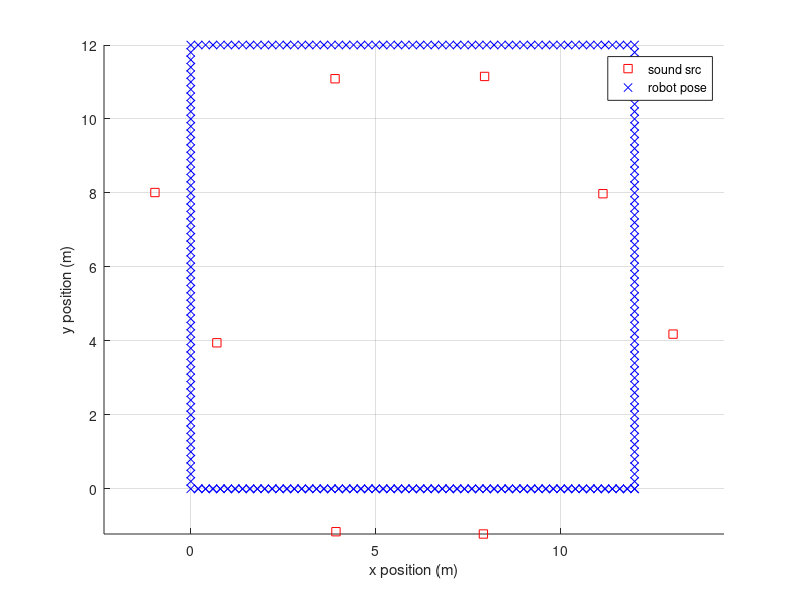
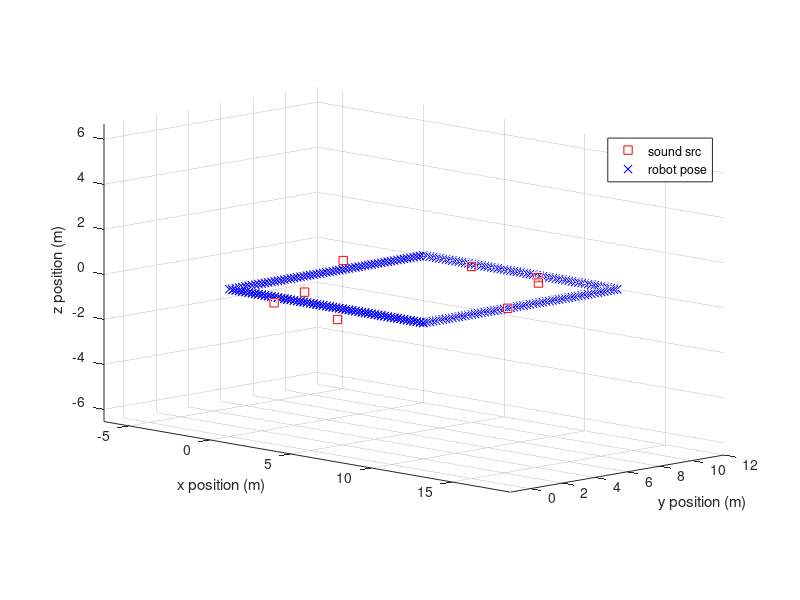

Write MATLAB code to recreate these figures, in order. (Note: this script raises an error after producing the figures.)
% This file create graph structure "g" for lsSLAM.m




%% refresh
clear all;
close all;

%% Parameters

% add path for including some tool functions
addpath('tools');

% rect trajectory length per x,y
traj_len_x = 12;
traj_len_y = 12;

% distance from sound source to mic array trajectory
ss_dist_from_traj = 1;

% distance between each sound source
ss_dist = 4;

% number of sound sources
ss_num_x = (traj_len_x/ss_dist-1);
ss_num_y = (traj_len_y/ss_dist-1);
ss_num = 2*(ss_num_x + ss_num_y);

% sound source position noise in x/y direction
ss_pos_noise_std_xy = 0.1;

% sound source position noise in z direction
ss_pos_noise_std_z = 0.5;

% sound source DOA estimation noise 
ss_doa_std_azi = 10*(pi/180);
ss_doa_std_ele = 10*(pi/180);
ss_doa_std_azi_conservative_factor = 2;
ss_doa_std_ele_conservative_factor = 2;

% dist between each robot pose
robot_pose_dist = 0.2;

% num of robot pose
robot_pose_num_x = traj_len_x/robot_pose_dist;
robot_pose_num_y = traj_len_y/robot_pose_dist;
robot_pose_num = (robot_pose_num_x+robot_pose_num_y)*2 + robot_pose_num_x;

% max dist that doa algorithm can detect
doa_dist_max = 3;
% doa distance for initialization of sound source.
ss_pos_ini_doa_dist = 1.5;

% odometry noises
% odom_u_theta/ also yaw/pitch/roll
odom_u_theta_std = 0.001*(pi/180); %0.001 deg
odom_u_theta_std_conservative_factor = 2; 
% odom_u_dist_std
odom_u_dist_std = 0.001; % 1mm
odom_u_dist_std_conservative_factor = 2; 

% fig numbers

fig_2d_gt_num = 1;% 2D gt
fig_2d_ob_num = 3;% 2D ob
fig_3d_gt_num = 2;% 3D gt
fig_3d_ob_num = 4;% 3D ob

%% sound source ground truth

% ground truth of sound source positions
ss_pos = zeros(ss_num,3);

% x,y,z pos of 1st side of rect
ss_pos(1:ss_num_x,1) = (ss_dist:ss_dist:ss_num_x*ss_dist)'+...
    randn(ss_num_x,1)*ss_pos_noise_std_xy;
ss_pos(1:ss_num_x,2) = zeros(ss_num_x,1)+randn(ss_num_x,1)*...
    ss_pos_noise_std_xy + ss_dist_from_traj*sign(rand(ss_num_x,1)-0.5);
ss_pos(1:ss_num_x,3) = zeros(ss_num_x,1)+randn(ss_num_x,1)*...
    ss_pos_noise_std_z;

% x,y,z pos of 2nd side of rect
ss_pos(ss_num_x+1:ss_num_x+ss_num_y,1) = ones(ss_num_y,1)*traj_len_x+...
    randn(ss_num_y,1)*ss_pos_noise_std_xy + ss_dist_from_traj*sign(rand(...
    ss_num_y,1)-0.5);
ss_pos(ss_num_x+1:ss_num_x+ss_num_y,2) = (ss_dist:ss_dist:ss_num_y*...
    ss_dist)'+randn(ss_num_y,1)*ss_pos_noise_std_xy;
ss_pos(ss_num_x+1:ss_num_x+ss_num_y,3) = zeros(ss_num_y,1)+randn(...
    ss_num_y,1)*ss_pos_noise_std_z;

% x,y,z pos of 3rd side of rect
ss_pos(ss_num_x+ss_num_y+1:ss_num_x+ss_num_y+ss_num_x,1) = (ss_dist:...
    ss_dist:ss_num_x*ss_dist)'+randn(ss_num_x,1)*ss_pos_noise_std_xy;
ss_pos(ss_num_x+ss_num_y+1:ss_num_x+ss_num_y+ss_num_x,2) = ones(...
    ss_num_x,1)*traj_len_y+randn(ss_num_x,1)*ss_pos_noise_std_xy + ...
    ss_dist_from_traj*sign(rand(ss_num_x,1)-0.5);
ss_pos(ss_num_x+ss_num_y+1:ss_num_x+ss_num_y+ss_num_x,3) = zeros(...
    ss_num_x,1)+randn(ss_num_x,1)*ss_pos_noise_std_z;

% x,y,z pos of 4th side of rect
ss_pos(2*ss_num_x+ss_num_y+1:2*ss_num_x+ss_num_y+ss_num_y,1) = zeros(...
    ss_num_y,1)+randn(ss_num_y,1)*ss_pos_noise_std_xy+ ss_dist_from_traj...
    *sign(rand(ss_num_y,1)-0.5);
ss_pos(2*ss_num_x+ss_num_y+1:2*ss_num_x+ss_num_y+ss_num_y,2) = (ss_dist...
    :ss_dist:ss_num_y*ss_dist)'+randn(ss_num_y,1)*ss_pos_noise_std_xy;
ss_pos(2*ss_num_x+ss_num_y+1:2*ss_num_x+ss_num_y+ss_num_y,3) = zeros(...
    ss_num_y,1)+randn(ss_num_y,1)*ss_pos_noise_std_z;

% plot for debugging
%figure,
%plot(mic_pos(:,1),mic_pos(:,2),'LineStyle','none','Marker','s');

%% construction of robot odometry (ground truth)

% ini of robot poses (x,y,z,yaw,pitch,roll)
robot_pose = zeros(robot_pose_num,6);

% x,y,z pos of 1st side of rect
robot_pose(1:robot_pose_num_x,1) = (robot_pose_dist:robot_pose_dist:robot_pose_num_x*robot_pose_dist)';
robot_pose(1:robot_pose_num_x,2) = zeros(robot_pose_num_x,1);
robot_pose(1:robot_pose_num_x,3) = zeros(robot_pose_num_x,1);
robot_pose(1:robot_pose_num_x,4) = zeros(robot_pose_num_x,1);

% x,y,z pos of 2nd side of rect
robot_pose(robot_pose_num_x+1:robot_pose_num_x+robot_pose_num_y,1) = ones(robot_pose_num_y,1)*traj_len_x;
robot_pose(robot_pose_num_x+1:robot_pose_num_x+robot_pose_num_y,2) = (robot_pose_dist:robot_pose_dist:robot_pose_num_y*robot_pose_dist)';
robot_pose(robot_pose_num_x+1:robot_pose_num_x+robot_pose_num_y,3) = zeros(robot_pose_num_y,1);
robot_pose(robot_pose_num_x+1:robot_pose_num_x+robot_pose_num_y,4) = ones(robot_pose_num_y,1)*(pi/2);

% x,y,z pos of 3rd side of rect
robot_pose(robot_pose_num_x+robot_pose_num_y+1:robot_pose_num_x+robot_pose_num_y+robot_pose_num_x,1) = ((robot_pose_num_x-1)*robot_pose_dist:-robot_pose_dist:0)';
robot_pose(robot_pose_num_x+robot_pose_num_y+1:robot_pose_num_x+robot_pose_num_y+robot_pose_num_x,2) = ones(robot_pose_num_x,1)*traj_len_y;
robot_pose(robot_pose_num_x+robot_pose_num_y+1:robot_pose_num_x+robot_pose_num_y+robot_pose_num_x,3) = zeros(robot_pose_num_x,1);
robot_pose(robot_pose_num_x+robot_pose_num_y+1:robot_pose_num_x+robot_pose_num_y+robot_pose_num_x,4) = ones(robot_pose_num_x,1)*(pi);

% x,y,z pos of 4th side of rect
robot_pose(2*robot_pose_num_x+robot_pose_num_y+1:2*robot_pose_num_x+robot_pose_num_y+robot_pose_num_y,1) = zeros(robot_pose_num_y,1);
robot_pose(2*robot_pose_num_x+robot_pose_num_y+1:2*robot_pose_num_x+robot_pose_num_y+robot_pose_num_y,2) = ((robot_pose_num_y-1)*robot_pose_dist:-robot_pose_dist:0)';
robot_pose(2*robot_pose_num_x+robot_pose_num_y+1:2*robot_pose_num_x+robot_pose_num_y+robot_pose_num_y,3) = zeros(robot_pose_num_y,1);
robot_pose(2*robot_pose_num_x+robot_pose_num_y+1:2*robot_pose_num_x+robot_pose_num_y+robot_pose_num_y,4) = ones(robot_pose_num_y,1)*(-pi/2);

% x,y,z pos of 5th side of rect
robot_pose(2*robot_pose_num_x+2*robot_pose_num_y+1:2*robot_pose_num_x+2*robot_pose_num_y+robot_pose_num_x,1) = (robot_pose_dist:robot_pose_dist:robot_pose_num_x*robot_pose_dist)';
robot_pose(2*robot_pose_num_x+2*robot_pose_num_y+1:2*robot_pose_num_x+2*robot_pose_num_y+robot_pose_num_x,2) = zeros(robot_pose_num_x,1);
robot_pose(2*robot_pose_num_x+2*robot_pose_num_y+1:2*robot_pose_num_x+2*robot_pose_num_y+robot_pose_num_x,3) = zeros(robot_pose_num_y,1);
robot_pose(2*robot_pose_num_x+2*robot_pose_num_y+1:2*robot_pose_num_x+2*robot_pose_num_y+robot_pose_num_x,4) = zeros(robot_pose_num_y,1);

% plot the microphone and sound src ground truth
figure(fig_2d_gt_num);
hold on;
plot(ss_pos(:,1),ss_pos(:,2),'LineStyle','none','Marker','s',...
    'MarkerEdgeColor','r');
plot(robot_pose(:,1),robot_pose(:,2),'LineStyle','none','Marker','x',...
    'MarkerEdgeColor','b');
xlabel('x position (m)');ylabel('y position (m)');
legend('sound src','robot pose');
grid on;axis equal;
hold off;

fig_h = figure(fig_3d_gt_num);
set(fig_h, 'Position', [100, 100, 1000, 500]);
hold on;
plot3(ss_pos(:,1),ss_pos(:,2),ss_pos(:,3),'LineStyle','none','Marker','s',...
    'MarkerEdgeColor','r');
plot3(robot_pose(:,1),robot_pose(:,2),robot_pose(:,3),'LineStyle','none','Marker','x',...
    'MarkerEdgeColor','b');
xlabel('x position (m)');ylabel('y position (m)');zlabel('z position (m)');
legend('sound src','robot pose');
grid on;axis equal;view(45,10);
hold off;

%% compute the observation in azimuth and elevation angle.

% 2D case:
% project the robot pose from 3D to 2D case
robot_pose_2d = robot_pose(:,[1,2,4]);% x,y,yaw
% project the sound source position from 3D to 2D case
ss_pos_2d = ss_pos(:,[1,2]);

doa_gt_w_2d =[];% doa in world coord
doa_gt_l_2d =[];% doa in robot local coord
%doa_ob_w_2d =[];% observed (noisy) doa in world coord
doa_ob_l_2d =[];% observed (noisy) doa in local coord

for p = 1:size(robot_pose,1)
    for s = 1:size(ss_pos,1)
        if sqrt((robot_pose_2d(p,1)-ss_pos_2d(s,1))^2 + (robot_pose_2d(p,2)-ss_pos_2d(s,2))^2)<doa_dist_max
            azi_w_2d = atan2(ss_pos_2d(s,2)-robot_pose_2d(p,2),ss_pos_2d(s,1)-robot_pose_2d(p,1));
            
            azi_l_2d = wrapToPi(azi_w_2d-robot_pose_2d(p,3));
            
            azi_ob_l_2d = wrapToPi(azi_l_2d+randn*ss_doa_std_azi);
            
            % store the data
            doa_gt_w_2d = [doa_gt_w_2d; [azi_w_2d,p,s]];
            doa_gt_l_2d = [doa_gt_l_2d; [azi_l_2d,p,s]];
            doa_ob_l_2d = [doa_ob_l_2d; [azi_ob_l_2d,p,s]];
        end
    end
end




% 3D case:
% doa estimation ground truth
doa_gt_w =[];% doa in world coord
doa_gt_l =[];% doa in robot local coord
%doa_ob_w =[];% observed (noisy) doa in world coord
doa_ob_l =[];% observed (noisy) doa in local coord

for p = 1:size(robot_pose,1)
    for s = 1:size(ss_pos,1)
        if sqrt((robot_pose(p,1)-ss_pos(s,1))^2 + (robot_pose(p,2)-ss_pos(s,2))^2 + (robot_pose(p,3)-ss_pos(s,3))^2)<doa_dist_max
            
            % gt of DOA estimation azimuth angle in world coordinate
            azi_w = atan((ss_pos(s,2)-robot_pose(p,2))/(ss_pos(s,1)-robot_pose(p,1)));
            if (ss_pos(s,1)-robot_pose(p,1))<0
                azi_w = wrapToPi(azi_w+pi);
            end
            % observed DOA estimation azimuth angle in global coord
            % azi_ob_w = wrapToPi(azi_w+randn*ss_doa_std_azi);
            
            % azimuth gt in robot coordinate
            ss_pos_local_coord = global_point_in_local_coord_tans_ypr(ss_pos(s,:),robot_pose(p,:));
            % gt of DOA estimation azimuth angle in robot coordinate
            azi_l = atan(ss_pos_local_coord(2)/ss_pos_local_coord(1));
            if (ss_pos_local_coord(1))<0
                azi_l = wrapToPi(azi_l+pi);
            end
            % observed DOA estimation azimuth angle in local coord
            azi_ob_l = wrapToPi(azi_l+randn*ss_doa_std_azi);
            
            
            
            % gt of DOA estimation elevation angle in world coord
            ele_w = atan((ss_pos(s,3)-robot_pose(p,3))/sqrt((ss_pos(s,1)-robot_pose(p,1))^2+(ss_pos(s,2)-robot_pose(p,2))^2));
            % observed DOA estimation elevation angle in world coord
            %ele_ob_w = ele_w + randn*ss_doa_std_ele;
            %if ele_ob_w>(pi/2)
            %    ele_ob_w = pi/2;
            %elseif ele_ob_w<(-pi/2)
            %    ele_ob_w = -pi/2;
            %end
            
            % gt of DOA estimation elevation angle in local coord
            ele_l = atan(ss_pos_local_coord(3)/sqrt(ss_pos_local_coord(1)^2+ss_pos_local_coord(2)^2));
            % observed DOA estimation elevation angle in local coord
            ele_ob_l = ele_l + randn*ss_doa_std_ele;
            if ele_ob_l>(pi/2)
                ele_ob_l = pi/2;
            elseif ele_ob_l<(-pi/2)
                ele_ob_l = -pi/2;
            end
            
            % store the data
            doa_gt_w = [doa_gt_w; [azi_w,ele_w,p,s]];
            %doa_ob_w = [doa_ob_w; [azi_ob_w,ele_ob_w,p,s]];
            doa_gt_l = [doa_gt_l; [azi_l,ele_l,p,s]];
            doa_ob_l = [doa_ob_l; [azi_ob_l,ele_ob_l,p,s]];
        end
    end
end

% plot 2D gt of robot pose, landmark, and observation
figure(fig_2d_gt_num);
hold on;
for n=1:size(doa_gt_w_2d,1)
    plot([robot_pose_2d(doa_gt_w_2d(n,2),1),ss_pos_2d(doa_gt_w_2d(n,3),1)],[robot_pose_2d(doa_gt_w_2d(n,2),2),ss_pos_2d(doa_gt_w_2d(n,3),2)],'Color','m');
end
hold off;

% plot 3D gt of robot pose, landmark, and observation
figure(fig_3d_gt_num);
hold on;
for n=1:size(doa_gt_w,1)
    plot3([robot_pose(doa_gt_w(n,3),1),ss_pos(doa_gt_w(n,4),1)],[robot_pose(doa_gt_w(n,3),2),ss_pos(doa_gt_w(n,4),2)],[robot_pose(doa_gt_w(n,3),3),ss_pos(doa_gt_w(n,4),3)],'Color','m');
end
grid on;axis equal;view(45,30);
hold off;

%% compute the odom noisy observation

% 2D case:
robot_pose_u_2d = zeros(size(robot_pose,1),3);
robot_pose_u_ob_2d = zeros(size(robot_pose,1),3);
robot_pose_ob_2d = zeros(size(robot_pose,1),3);

% computing the relative moment between two robot pose and its noisy
% observation.
robot_pose_ob_2d(1,:) = robot_pose_2d(1,:);
for n=2:size(robot_pose)
    robot_pose_u_2d(n,:) =pose_minus_pose_2d(robot_pose_2d(n,:),robot_pose_2d(n-1,:));
    robot_pose_u_ob_2d(n,:) = robot_pose_u_2d(n,:) + [randn(1,2)*odom_u_dist_std,randn*odom_u_theta_std];
    
    robot_pose_ob_2d(n,:) = pose_plus_pose_2d(robot_pose_ob_2d(n-1,:),robot_pose_u_ob_2d(n,:));
end

% plot noisy odom and landmarks
plot_initial_odom_and_landmark_2d(robot_pose_ob_2d,doa_ob_l_2d,doa_dist_max,fig_2d_ob_num);


% 3D case:
robot_pose_u_3d = zeros(size(robot_pose,1),6);
robot_pose_u_ob_3d = zeros(size(robot_pose,1),6);
robot_pose_ob_3d = zeros(size(robot_pose,1),6);

% computing the relative moment between two robot pose and its noisy
% observation.
robot_pose_ob_3d(1,:) = robot_pose(1,:);
for n=2:size(robot_pose)
    robot_pose_u_3d(n,:) = pose_minus_pose_trans_ypr(robot_pose(n,:),robot_pose(n-1,:))';
    robot_pose_u_ob_3d(n,:) = robot_pose_u_3d(n,:) + [randn(1,3)*odom_u_dist_std,randn(1,3)*odom_u_theta_std];
    
    robot_pose_ob_3d(n,:) = pose_plus_pose_trans_ypr(robot_pose_ob_3d(n-1,:),robot_pose_u_ob_3d(n,:));
end

% plot noisy odom and landmarks
plot_initial_odom_and_landmark_3d(robot_pose_ob_3d,doa_ob_l,doa_dist_max,fig_3d_ob_num);


%% ground truth and initialization of state vector

% in 2D case,

% in this case, the state vector is sound src 1 (x, y), sound src 2 (x,y)
% ... robot pose 1 (x,y,theta), robot pose 2 (x,y,theta)...
c2d_x_gt = [reshape(ss_pos(:,[1,2])',size(ss_pos,1)*2,1);reshape(robot_pose_2d',size(robot_pose_2d,1)*3,1)];

g2d.x_gt = c2d_x_gt;

% initialization of sound source positions
x_ini = zeros(ss_num*2+size(robot_pose_2d,1)*3,1);
% fill the noisy odom data
x_ini(ss_num*2+1:end) = reshape(robot_pose_ob_2d',size(robot_pose_ob_2d,1)*3,1);
% initialization of sound source positions
%ss_ini_index = 1;
ss_ini_observed = [];
for n=1:size(doa_ob_l_2d,1)
    if size(ss_ini_observed,2)==ss_num
        break;
    end
    if sum(doa_ob_l_2d(n,3)==ss_ini_observed)<1
        
        % initialization of sound source position upon 1st observation.
        % local coordinates:
        ss_ini_pos_local_coord = ss_pos_ini_doa_dist*[cos(doa_ob_l_2d(n,1));sin(doa_ob_l_2d(n,1))];
        % change them into global coordinate:
        ss_ini_pos_global_coord_hom = transform_matrix_from_pose_2d(robot_pose_ob_2d(doa_ob_l_2d(n,2),:))*[ss_ini_pos_local_coord;1];
        ss_ini_pos_global_coord = ss_ini_pos_global_coord_hom(1:2);
        % fill the initial location
        x_ini(2*(doa_ob_l_2d(n,3)-1)+1:2*(doa_ob_l_2d(n,3)-1)+2) = ss_ini_pos_global_coord;
        
        %ss_ini_index = ss_ini_index+1;
        ss_ini_observed = [ss_ini_observed,doa_ob_l_2d(n,3)];
    end
    
end
% save data into graph
g2d.x = x_ini;
% plot the initialization of sound sources
figure(fig_2d_ob_num);
hold on;
plot(g2d.x(1:2:2*ss_num-1),g2d.x(2:2:2*ss_num),'LineStyle','none','Marker','o',...
    'MarkerSize',10,'MarkerEdgeColor','k','MarkerFaceColor','y');
hold off;



% in 3D case,

% in this case, the state vector is sound src 1 (x, y,z), sound src 2 (x,y,z)
% ... robot pose 1 (x,y,z,yaw,pitch,roll), robot pose 2 (x,y,z,yaw,pitch,roll)...
% Note, in this case, yaw pitch roll angle is in sequence, just like that in
% airplane. first rotate by yaw(z axis), then pitch (y axis) and roll (x
% axis). So, this sequence is also called 'ZYX' sequence in matlab doc. All
% rotation is relative to local reference frame. This means airplane first
% rotate along its yaw angle, then in that new frame, change its pitch
% angle and so on...
% this can be tested by running a=angle2quat([0,pi/2],[pi/2,pi/2],[0,pi/2])
% here you can find that turning all 90 deg in a sequence yaw pitch roll, is
% actually the same as turning 90 deg in pitch angle only :D
c3d_x_gt_ypr = [reshape(ss_pos',size(ss_pos,1)*3,1);reshape(robot_pose',size(robot_pose,1)*6,1)];

% from Yaw/Pitch/roll rotation to quaternion, robot_pose_quat is Nx4 matrix
% [qr,qx,qy,qz; ...].
robot_pose_quat = [[robot_pose(:,1),robot_pose(:,2),robot_pose(:,3)],angle2quat(robot_pose(:,4),robot_pose(:,5),robot_pose(:,6))]; 
% state vector with coordinate transform in quaternion
c3d_x_gt_quat = [reshape(ss_pos',size(ss_pos,1)*3,1);reshape(robot_pose_quat',size(robot_pose_quat,1)*7,1)];

% change between two options. quaternion option seems to be more popular in
% SLAM since it can avoid directional singularity in YPR style expression.
% In YPR expression, the pitch angle has singularity around its -pi/2 and
% +pi/2 

% g3d.x_gt = c3d_x_gt_ypr;
g3d.x_gt = c3d_x_gt_quat;


% initialization of sound source positions
x_ini = zeros(ss_num*3+size(robot_pose,1)*7,1);
% fill the noisy odom data
robot_pose_ob_quat = [[robot_pose_ob_3d(:,1),robot_pose_ob_3d(:,2),robot_pose_ob_3d(:,3)],...
    angle2quat(robot_pose_ob_3d(:,4),robot_pose_ob_3d(:,5),robot_pose_ob_3d(:,6))];
x_ini(ss_num*3+1:end) = reshape(robot_pose_ob_quat',size(robot_pose_ob_quat,1)*7,1);
% initialization of sound source positions
%ss_ini_index = 1;
ss_ini_observed = [];
for n=1:size(doa_ob_l,1)
    if size(ss_ini_observed,2)==ss_num
        break;
    end
    if sum(doa_ob_l(n,4)==ss_ini_observed)<1
        
        % initialization of sound source position upon 1st observation.
        % local coordinates:
        ss_ini_pos_local_coord = ss_pos_ini_doa_dist*[cos(doa_ob_l(n,2))*cos(doa_ob_l(n,1));...
            cos(doa_ob_l(n,2))*sin(doa_ob_l(n,1));sin(doa_ob_l(n,2))];
        % change them into global coordinate:
        ss_ini_pos_global_coord_hom = transform_matrix_from_trans_ypr(robot_pose_ob_3d(doa_ob_l(n,3),:))*[ss_ini_pos_local_coord;1];
        ss_ini_pos_global_coord = ss_ini_pos_global_coord_hom(1:3);
        % fill the initial location
        x_ini(3*(doa_ob_l(n,4)-1)+1:3*(doa_ob_l(n,4)-1)+3) = ss_ini_pos_global_coord;
        
        %ss_ini_index = ss_ini_index+1;
        ss_ini_observed = [ss_ini_observed,doa_ob_l(n,4)];
    end
    
end
% save data into graph
g3d.x = x_ini;
% plot the initialization of sound sources
figure(fig_3d_ob_num);
hold on;
plot3(g3d.x(1:3:3*ss_num-2),g3d.x(2:3:3*ss_num-1),g3d.x(3:3:3*ss_num),'LineStyle','none','Marker','o',...
    'MarkerSize',10,'MarkerEdgeColor','k','MarkerFaceColor','y');
hold off;
%% creation of edges 

% in 2D case:
edges_count = 1;

for n=2:size(robot_pose_2d,1)
    
    type_p_p = 'P';
    % measurement: noisy robot_pose_u control input observation
    measurement_p_p = robot_pose_u_ob_2d(n,:)';
    % information matrix [1/dist_sigma^2 0 0; 0 1/dits_sigma^2 0; 0 0 1/theta_sigma^2];
    information_p_p = diag([1/((odom_u_dist_std*odom_u_dist_std_conservative_factor)^2);...
        1/((odom_u_dist_std*odom_u_dist_std_conservative_factor)^2);1/((odom_u_theta_std*odom_u_theta_std_conservative_factor)^2)]);
    % index of previous time robot pose (starting index)
    fromIdx_p_p = 3*(n-2)+1 + 2*ss_num;
    % index of current time robot pose (starting index)
    toIdx_p_p = 3*(n-1)+1 + 2*ss_num;

    % fill the above information to "g" structure
    g2d.edges(edges_count).type = type_p_p;
    g2d.edges(edges_count).measurement = measurement_p_p;
    g2d.edges(edges_count).information = information_p_p;
    g2d.edges(edges_count).fromIdx = fromIdx_p_p;
    g2d.edges(edges_count).toIdx = toIdx_p_p;
    % update the edges_count
    edges_count = edges_count+1;
    
end

for n=1:size(doa_ob_l_2d,1)
    % (p-l) pose landmark constraits 
    % type of the constraint
    type_p_l = 'L';
    % measurement (noisy azim DOA observation)
    measurement_p_l = doa_ob_l_2d(n,1);
    % information matrix: (1/theta_sigma^2) (1x1 matrix)
    information_p_l = 1/((ss_doa_std_azi*ss_doa_std_azi_conservative_factor)^2);
    % starting index of sound source state vector (starting index)
    fromIdx_p_l = 2*doa_ob_l_2d(n,3)-1;
    % index of current time mic array/robot pose (starting index)
    toIdx_p_l = 3*doa_ob_l_2d(n,2)-2 + 2*ss_num;
    
    % fill the above information to "g" structure
    g2d.edges(edges_count).type = type_p_l;
    g2d.edges(edges_count).measurement = measurement_p_l;
    g2d.edges(edges_count).information = information_p_l;
    g2d.edges(edges_count).fromIdx = fromIdx_p_l;
    g2d.edges(edges_count).toIdx = toIdx_p_l;
    % update the edges_count
    edges_count = edges_count+1;
end



% in 3D case:
edges_count = 1;

for n=2:size(robot_pose,1)
    
    type_p_p = 'P';
    % measurement: noisy robot_pose_u control input observation
    measurement_p_p = robot_pose_u_ob_3d(n,:)';
    % information matrix 
    information_p_p = diag([1/((odom_u_dist_std*odom_u_dist_std_conservative_factor)^2);...
        1/((odom_u_dist_std*odom_u_dist_std_conservative_factor)^2);1/((odom_u_dist_std*odom_u_dist_std_conservative_factor)^2);...
        1/((odom_u_theta_std*odom_u_theta_std_conservative_factor)^2);1/((odom_u_theta_std*odom_u_theta_std_conservative_factor)^2);...
        1/((odom_u_theta_std*odom_u_theta_std_conservative_factor)^2)]);
    % index of previous time robot pose (starting index)
    fromIdx_p_p = 7*(n-2)+1 + 3*ss_num;
    % index of current time robot pose (starting index)
    toIdx_p_p = 7*(n-1)+1 + 3*ss_num;

    % fill the above information to "g" structure
    g3d.edges(edges_count).type = type_p_p;
    g3d.edges(edges_count).measurement = measurement_p_p;
    g3d.edges(edges_count).information = information_p_p;
    g3d.edges(edges_count).fromIdx = fromIdx_p_p;
    g3d.edges(edges_count).toIdx = toIdx_p_p;
    % update the edges_count
    edges_count = edges_count+1;
    
end

for n=1:size(doa_ob_l,1)
    % (p-l) pose landmark constraits 
    % type of the constraint
    type_p_l = 'L';
    % measurement (noisy azim DOA observation)
    measurement_p_l = doa_ob_l(n,1:2)';
    % information matrix: I*(1/theta_sigma^2) (2x2 matrix)
    information_p_l = diag([1/((ss_doa_std_azi*ss_doa_std_azi_conservative_factor)^2);...
        1/((ss_doa_std_ele*ss_doa_std_ele_conservative_factor)^2)]);
    % starting index of sound source state vector (starting index)
    fromIdx_p_l = 3*doa_ob_l(n,4)-2;
    % index of current time mic array/robot pose (starting index)
    toIdx_p_l = 7*doa_ob_l(n,3)-6 + 3*ss_num;
    
    % fill the above information to "g" structure
    g3d.edges(edges_count).type = type_p_l;
    g3d.edges(edges_count).measurement = measurement_p_l;
    g3d.edges(edges_count).information = information_p_l;
    g3d.edges(edges_count).fromIdx = fromIdx_p_l;
    g3d.edges(edges_count).toIdx = toIdx_p_l;
    % update the edges_count
    edges_count = edges_count+1;
end
%% initialization of state vector

%{

% initialize the mic state (pos: true position + big initialization noise
% for random pos, delay: 0 for absolute no knowledge of delay, drift: 0 for
% absolute no knowledge of drift (+randn*(1e-6) for avoiding singularity in
% slSLAM))
x_mic_init = [ss_pos+(mic_pos_init_noise*(rand(size(ss_pos))-0.5)*2),...
    zeros(M,1),zeros(M,1)+randn*(1e-6)];

% fix some mic position to avoid ambiguity
% 1st mic is reference, hence pos is (0,0) and 0 delay 0 drift
x_mic_init(1,:) = zeros(1,4);

% make sure the 2nd mic is on positive x axis
if(x_mic_init(2,1)<0)
    x_mic_init(2,1) = -1*x_mic_init(2,1);
end
x_mic_init(2,2) = 0;

% make sure the 3rd mic's y is positive
if(x_mic_init(4,2)<0)
    x_mic_init(4,2) = -1*x_mic_init(4,2);
end

% initialization of sound src postion. all (0,0) + noise to describe no
% knowledge about it.
% x_src_init = zeros(size(src_pos,1),2) + rand(size(src_pos,1),2);
x_src_init = g.x_gt(4*M+1:end,1) + randn(size(g.x_gt,1)-4*M,1)*...
    src_pos_init_noise;

% construct the initial state vector based on above.
g.x = [reshape(x_mic_init',4*M,1);x_src_init];

%}

%% create offset and dimension
% just to make it suitable for cyrill's code framework

% in 2D case:

% initialize two variables
offset = [];
dimension = [];

% construct two variables for the sound source state vecotr
for n=1:ss_num
    offset = [offset;(n-1)*2];
    dimension = [dimension;2];
end

% construct two variables for the robot pose state vecotr
for n=1:size(robot_pose_2d,1)
    offset = [offset;(n-1)*3 + 2*ss_num];
    dimension = [dimension;3];
end

% fill this two variables into "g" structure 
for n = 1:size(offset,1)
    g2d.idLookup(n).offset = offset(n);
    g2d.idLookup(n).dimension = dimension(n);
end  


% in 3D case:

% initialize two variables
offset = [];
dimension = [];

% construct two variables for the sound source state vecotr
for n=1:ss_num
    offset = [offset;(n-1)*3];
    dimension = [dimension;3];
end

% construct two variables for the robot pose state vecotr
for n=1:size(robot_pose,1)
    offset = [offset;(n-1)*7 + 3*ss_num];
    dimension = [dimension;7];
end

% fill this two variables into "g" structure 
for n = 1:size(offset,1)
    g3d.idLookup(n).offset = offset(n);
    g3d.idLookup(n).dimension = dimension(n);
end  


%% save the graph
g2d.ss_num = ss_num;
g2d.robot_pose_dist = robot_pose_dist;
g2d.doa_dist_max = doa_dist_max;

g3d.ss_num = ss_num;
g3d.robot_pose_dist = robot_pose_dist;
g3d.doa_dist_max = doa_dist_max;

% save the "g" structure
save('../data/mic_array.mat','g2d','g3d');

% that's all folks